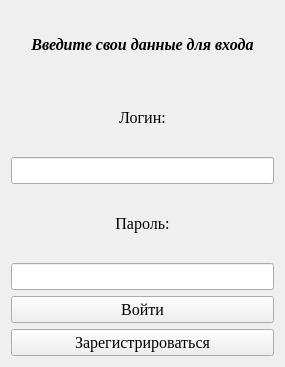
<?xml version="1.0" encoding="UTF-8"?>
<ui version="4.0">
 <class>Login</class>
 <widget class="QWidget" name="Login">
  <property name="geometry">
   <rect>
    <x>0</x>
    <y>0</y>
    <width>285</width>
    <height>367</height>
   </rect>
  </property>
  <property name="windowTitle">
   <string>Form</string>
  </property>
  <layout class="QGridLayout" name="gridLayout">
   <item row="6" column="0">
    <widget class="QPushButton" name="btReg">
     <property name="font">
      <font>
       <family>Times New Roman</family>
       <pointsize>12</pointsize>
      </font>
     </property>
     <property name="text">
      <string>Зарегистрироваться</string>
     </property>
    </widget>
   </item>
   <item row="2" column="0">
    <widget class="QLineEdit" name="leLogin">
     <property name="font">
      <font>
       <family>Times New Roman</family>
       <pointsize>12</pointsize>
      </font>
     </property>
     <property name="text">
      <string/>
     </property>
     <property name="alignment">
      <set>Qt::AlignCenter</set>
     </property>
     <property name="clearButtonEnabled">
      <bool>false</bool>
     </property>
    </widget>
   </item>
   <item row="5" column="0">
    <widget class="QPushButton" name="btLogin">
     <property name="font">
      <font>
       <family>Times New Roman</family>
       <pointsize>12</pointsize>
      </font>
     </property>
     <property name="text">
      <string>Войти</string>
     </property>
    </widget>
   </item>
   <item row="3" column="0">
    <widget class="QLabel" name="lPassword">
     <property name="font">
      <font>
       <family>Times New Roman</family>
       <pointsize>12</pointsize>
      </font>
     </property>
     <property name="text">
      <string>Пароль:</string>
     </property>
     <property name="alignment">
      <set>Qt::AlignCenter</set>
     </property>
    </widget>
   </item>
   <item row="4" column="0">
    <widget class="QLineEdit" name="lePassword">
     <property name="font">
      <font>
       <family>Times New Roman</family>
       <pointsize>12</pointsize>
      </font>
     </property>
     <property name="text">
      <string/>
     </property>
     <property name="alignment">
      <set>Qt::AlignCenter</set>
     </property>
     <property name="dragEnabled">
      <bool>false</bool>
     </property>
     <property name="clearButtonEnabled">
      <bool>false</bool>
     </property>
    </widget>
   </item>
   <item row="1" column="0">
    <widget class="QLabel" name="lLogin">
     <property name="font">
      <font>
       <family>Times New Roman</family>
       <pointsize>12</pointsize>
      </font>
     </property>
     <property name="text">
      <string>Логин:</string>
     </property>
     <property name="alignment">
      <set>Qt::AlignCenter</set>
     </property>
    </widget>
   </item>
   <item row="0" column="0">
    <widget class="QLabel" name="lWelcome">
     <property name="font">
      <font>
       <family>Times New Roman</family>
       <pointsize>12</pointsize>
       <weight>75</weight>
       <italic>true</italic>
       <bold>true</bold>
      </font>
     </property>
     <property name="text">
      <string>Введите свои данные для входа</string>
     </property>
     <property name="textFormat">
      <enum>Qt::AutoText</enum>
     </property>
     <property name="alignment">
      <set>Qt::AlignCenter</set>
     </property>
    </widget>
   </item>
  </layout>
 </widget>
 <resources/>
 <connections/>
</ui>
